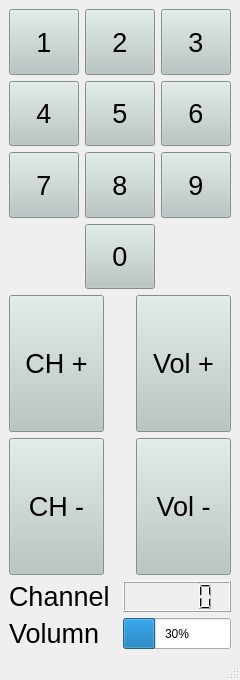
<?xml version="1.0" encoding="UTF-8"?>
<ui version="4.0">
 <class>MainWindow</class>
 <widget class="QMainWindow" name="MainWindow">
  <property name="geometry">
   <rect>
    <x>0</x>
    <y>0</y>
    <width>240</width>
    <height>680</height>
   </rect>
  </property>
  <property name="sizePolicy">
   <sizepolicy hsizetype="Fixed" vsizetype="Fixed">
    <horstretch>0</horstretch>
    <verstretch>0</verstretch>
   </sizepolicy>
  </property>
  <property name="minimumSize">
   <size>
    <width>240</width>
    <height>680</height>
   </size>
  </property>
  <property name="maximumSize">
   <size>
    <width>259</width>
    <height>680</height>
   </size>
  </property>
  <property name="windowTitle">
   <string>MainWindow</string>
  </property>
  <widget class="QWidget" name="centralwidget">
   <layout class="QGridLayout" name="gridLayout_2">
    <item row="0" column="0">
     <layout class="QVBoxLayout" name="verticalLayout">
      <item>
       <layout class="QGridLayout" name="gridLayout">
        <item row="2" column="1">
         <widget class="QPushButton" name="button8">
          <property name="sizePolicy">
           <sizepolicy hsizetype="Minimum" vsizetype="Expanding">
            <horstretch>0</horstretch>
            <verstretch>0</verstretch>
           </sizepolicy>
          </property>
          <property name="font">
           <font>
            <pointsize>20</pointsize>
           </font>
          </property>
          <property name="styleSheet">
           <string notr="true">background-color: rgb(184, 197, 194);</string>
          </property>
          <property name="text">
           <string>8</string>
          </property>
         </widget>
        </item>
        <item row="2" column="0">
         <widget class="QPushButton" name="button7">
          <property name="sizePolicy">
           <sizepolicy hsizetype="Minimum" vsizetype="Expanding">
            <horstretch>0</horstretch>
            <verstretch>0</verstretch>
           </sizepolicy>
          </property>
          <property name="font">
           <font>
            <pointsize>20</pointsize>
           </font>
          </property>
          <property name="styleSheet">
           <string notr="true">background-color: rgb(184, 197, 194);</string>
          </property>
          <property name="text">
           <string>7</string>
          </property>
         </widget>
        </item>
        <item row="3" column="1">
         <widget class="QPushButton" name="button10">
          <property name="sizePolicy">
           <sizepolicy hsizetype="Minimum" vsizetype="Expanding">
            <horstretch>0</horstretch>
            <verstretch>0</verstretch>
           </sizepolicy>
          </property>
          <property name="font">
           <font>
            <pointsize>20</pointsize>
           </font>
          </property>
          <property name="styleSheet">
           <string notr="true">background-color: rgb(184, 197, 194);</string>
          </property>
          <property name="text">
           <string>0</string>
          </property>
         </widget>
        </item>
        <item row="1" column="1">
         <widget class="QPushButton" name="button5">
          <property name="sizePolicy">
           <sizepolicy hsizetype="Minimum" vsizetype="Expanding">
            <horstretch>0</horstretch>
            <verstretch>0</verstretch>
           </sizepolicy>
          </property>
          <property name="font">
           <font>
            <pointsize>20</pointsize>
           </font>
          </property>
          <property name="styleSheet">
           <string notr="true">background-color: rgb(184, 197, 194);</string>
          </property>
          <property name="text">
           <string>5</string>
          </property>
         </widget>
        </item>
        <item row="0" column="0">
         <widget class="QPushButton" name="button1">
          <property name="sizePolicy">
           <sizepolicy hsizetype="Minimum" vsizetype="Expanding">
            <horstretch>0</horstretch>
            <verstretch>0</verstretch>
           </sizepolicy>
          </property>
          <property name="font">
           <font>
            <pointsize>20</pointsize>
           </font>
          </property>
          <property name="styleSheet">
           <string notr="true">background-color: rgb(184, 197, 194);</string>
          </property>
          <property name="text">
           <string>1</string>
          </property>
         </widget>
        </item>
        <item row="1" column="0">
         <widget class="QPushButton" name="button4">
          <property name="sizePolicy">
           <sizepolicy hsizetype="Minimum" vsizetype="Expanding">
            <horstretch>0</horstretch>
            <verstretch>0</verstretch>
           </sizepolicy>
          </property>
          <property name="font">
           <font>
            <pointsize>20</pointsize>
           </font>
          </property>
          <property name="styleSheet">
           <string notr="true">background-color: rgb(184, 197, 194);</string>
          </property>
          <property name="text">
           <string>4</string>
          </property>
         </widget>
        </item>
        <item row="0" column="2">
         <widget class="QPushButton" name="button3">
          <property name="sizePolicy">
           <sizepolicy hsizetype="Minimum" vsizetype="Expanding">
            <horstretch>0</horstretch>
            <verstretch>0</verstretch>
           </sizepolicy>
          </property>
          <property name="font">
           <font>
            <pointsize>20</pointsize>
           </font>
          </property>
          <property name="styleSheet">
           <string notr="true">background-color: rgb(184, 197, 194);</string>
          </property>
          <property name="text">
           <string>3</string>
          </property>
         </widget>
        </item>
        <item row="2" column="2">
         <widget class="QPushButton" name="button9">
          <property name="sizePolicy">
           <sizepolicy hsizetype="Minimum" vsizetype="Expanding">
            <horstretch>0</horstretch>
            <verstretch>0</verstretch>
           </sizepolicy>
          </property>
          <property name="font">
           <font>
            <pointsize>20</pointsize>
           </font>
          </property>
          <property name="styleSheet">
           <string notr="true">background-color: rgb(184, 197, 194);</string>
          </property>
          <property name="text">
           <string>9</string>
          </property>
         </widget>
        </item>
        <item row="1" column="2">
         <widget class="QPushButton" name="button6">
          <property name="sizePolicy">
           <sizepolicy hsizetype="Minimum" vsizetype="Expanding">
            <horstretch>0</horstretch>
            <verstretch>0</verstretch>
           </sizepolicy>
          </property>
          <property name="font">
           <font>
            <pointsize>20</pointsize>
           </font>
          </property>
          <property name="styleSheet">
           <string notr="true">background-color: rgb(184, 197, 194);</string>
          </property>
          <property name="text">
           <string>6</string>
          </property>
         </widget>
        </item>
        <item row="0" column="1">
         <widget class="QPushButton" name="button2">
          <property name="sizePolicy">
           <sizepolicy hsizetype="Minimum" vsizetype="Expanding">
            <horstretch>0</horstretch>
            <verstretch>0</verstretch>
           </sizepolicy>
          </property>
          <property name="font">
           <font>
            <pointsize>20</pointsize>
           </font>
          </property>
          <property name="styleSheet">
           <string notr="true">background-color: rgb(184, 197, 194);</string>
          </property>
          <property name="text">
           <string>2</string>
          </property>
         </widget>
        </item>
       </layout>
      </item>
      <item>
       <layout class="QGridLayout" name="gridLayout_3">
        <item row="0" column="2">
         <widget class="QPushButton" name="volumeUp">
          <property name="sizePolicy">
           <sizepolicy hsizetype="Expanding" vsizetype="Expanding">
            <horstretch>0</horstretch>
            <verstretch>0</verstretch>
           </sizepolicy>
          </property>
          <property name="font">
           <font>
            <pointsize>20</pointsize>
           </font>
          </property>
          <property name="styleSheet">
           <string notr="true">background-color: rgb(184, 197, 194);</string>
          </property>
          <property name="text">
           <string>Vol +</string>
          </property>
         </widget>
        </item>
        <item row="1" column="0">
         <widget class="QPushButton" name="channelDown">
          <property name="sizePolicy">
           <sizepolicy hsizetype="Expanding" vsizetype="Expanding">
            <horstretch>0</horstretch>
            <verstretch>0</verstretch>
           </sizepolicy>
          </property>
          <property name="font">
           <font>
            <pointsize>20</pointsize>
           </font>
          </property>
          <property name="styleSheet">
           <string notr="true">background-color: rgb(184, 197, 194);</string>
          </property>
          <property name="text">
           <string>CH -</string>
          </property>
         </widget>
        </item>
        <item row="1" column="2">
         <widget class="QPushButton" name="volumDown">
          <property name="sizePolicy">
           <sizepolicy hsizetype="Expanding" vsizetype="Expanding">
            <horstretch>0</horstretch>
            <verstretch>0</verstretch>
           </sizepolicy>
          </property>
          <property name="font">
           <font>
            <pointsize>20</pointsize>
           </font>
          </property>
          <property name="styleSheet">
           <string notr="true">background-color: rgb(184, 197, 194);</string>
          </property>
          <property name="text">
           <string>Vol -</string>
          </property>
         </widget>
        </item>
        <item row="0" column="0">
         <widget class="QPushButton" name="channelUp">
          <property name="sizePolicy">
           <sizepolicy hsizetype="Expanding" vsizetype="Expanding">
            <horstretch>0</horstretch>
            <verstretch>0</verstretch>
           </sizepolicy>
          </property>
          <property name="font">
           <font>
            <pointsize>20</pointsize>
           </font>
          </property>
          <property name="styleSheet">
           <string notr="true">background-color: rgb(184, 197, 194);</string>
          </property>
          <property name="text">
           <string>CH +</string>
          </property>
         </widget>
        </item>
        <item row="0" column="1">
         <widget class="Line" name="line">
          <property name="sizePolicy">
           <sizepolicy hsizetype="Fixed" vsizetype="Fixed">
            <horstretch>0</horstretch>
            <verstretch>0</verstretch>
           </sizepolicy>
          </property>
          <property name="minimumSize">
           <size>
            <width>20</width>
            <height>0</height>
           </size>
          </property>
          <property name="orientation">
           <enum>Qt::Vertical</enum>
          </property>
         </widget>
        </item>
       </layout>
      </item>
      <item>
       <layout class="QGridLayout" name="gridLayout_4">
        <item row="0" column="0">
         <widget class="QLabel" name="channelNowLabel">
          <property name="sizePolicy">
           <sizepolicy hsizetype="Expanding" vsizetype="Minimum">
            <horstretch>0</horstretch>
            <verstretch>0</verstretch>
           </sizepolicy>
          </property>
          <property name="font">
           <font>
            <pointsize>20</pointsize>
           </font>
          </property>
          <property name="text">
           <string>Channel</string>
          </property>
         </widget>
        </item>
        <item row="0" column="1">
         <widget class="QLCDNumber" name="channelLcd">
          <property name="sizePolicy">
           <sizepolicy hsizetype="Expanding" vsizetype="Minimum">
            <horstretch>0</horstretch>
            <verstretch>0</verstretch>
           </sizepolicy>
          </property>
         </widget>
        </item>
        <item row="1" column="0">
         <widget class="QLabel" name="volumeNowLabel">
          <property name="sizePolicy">
           <sizepolicy hsizetype="Expanding" vsizetype="Minimum">
            <horstretch>0</horstretch>
            <verstretch>0</verstretch>
           </sizepolicy>
          </property>
          <property name="font">
           <font>
            <pointsize>20</pointsize>
           </font>
          </property>
          <property name="text">
           <string>Volumn</string>
          </property>
         </widget>
        </item>
        <item row="1" column="1">
         <widget class="QProgressBar" name="volumeProgress">
          <property name="sizePolicy">
           <sizepolicy hsizetype="Expanding" vsizetype="Minimum">
            <horstretch>0</horstretch>
            <verstretch>0</verstretch>
           </sizepolicy>
          </property>
          <property name="value">
           <number>30</number>
          </property>
          <property name="alignment">
           <set>Qt::AlignRight|Qt::AlignTrailing|Qt::AlignVCenter</set>
          </property>
          <property name="textVisible">
           <bool>true</bool>
          </property>
          <property name="orientation">
           <enum>Qt::Horizontal</enum>
          </property>
          <property name="textDirection">
           <enum>QProgressBar::TopToBottom</enum>
          </property>
          <property name="format">
           <string>%p%</string>
          </property>
         </widget>
        </item>
       </layout>
      </item>
     </layout>
    </item>
   </layout>
  </widget>
  <widget class="QMenuBar" name="menubar">
   <property name="geometry">
    <rect>
     <x>0</x>
     <y>0</y>
     <width>240</width>
     <height>22</height>
    </rect>
   </property>
  </widget>
  <widget class="QStatusBar" name="statusbar"/>
 </widget>
 <resources/>
 <connections>
  <connection>
   <sender>button1</sender>
   <signal>clicked()</signal>
   <receiver>MainWindow</receiver>
   <slot>key1()</slot>
   <hints>
    <hint type="sourcelabel">
     <x>33</x>
     <y>58</y>
    </hint>
    <hint type="destinationlabel">
     <x>15</x>
     <y>249</y>
    </hint>
   </hints>
  </connection>
  <connection>
   <sender>button2</sender>
   <signal>clicked()</signal>
   <receiver>MainWindow</receiver>
   <slot>key2()</slot>
   <hints>
    <hint type="sourcelabel">
     <x>119</x>
     <y>58</y>
    </hint>
    <hint type="destinationlabel">
     <x>41</x>
     <y>235</y>
    </hint>
   </hints>
  </connection>
  <connection>
   <sender>button3</sender>
   <signal>clicked()</signal>
   <receiver>MainWindow</receiver>
   <slot>key3()</slot>
   <hints>
    <hint type="sourcelabel">
     <x>171</x>
     <y>68</y>
    </hint>
    <hint type="destinationlabel">
     <x>59</x>
     <y>240</y>
    </hint>
   </hints>
  </connection>
  <connection>
   <sender>button4</sender>
   <signal>clicked()</signal>
   <receiver>MainWindow</receiver>
   <slot>key4()</slot>
   <hints>
    <hint type="sourcelabel">
     <x>50</x>
     <y>141</y>
    </hint>
    <hint type="destinationlabel">
     <x>18</x>
     <y>276</y>
    </hint>
   </hints>
  </connection>
  <connection>
   <sender>button5</sender>
   <signal>clicked()</signal>
   <receiver>MainWindow</receiver>
   <slot>key5()</slot>
   <hints>
    <hint type="sourcelabel">
     <x>103</x>
     <y>123</y>
    </hint>
    <hint type="destinationlabel">
     <x>55</x>
     <y>287</y>
    </hint>
   </hints>
  </connection>
  <connection>
   <sender>button6</sender>
   <signal>clicked()</signal>
   <receiver>MainWindow</receiver>
   <slot>key6()</slot>
   <hints>
    <hint type="sourcelabel">
     <x>179</x>
     <y>132</y>
    </hint>
    <hint type="destinationlabel">
     <x>184</x>
     <y>231</y>
    </hint>
   </hints>
  </connection>
  <connection>
   <sender>button7</sender>
   <signal>clicked()</signal>
   <receiver>MainWindow</receiver>
   <slot>key7()</slot>
   <hints>
    <hint type="sourcelabel">
     <x>76</x>
     <y>191</y>
    </hint>
    <hint type="destinationlabel">
     <x>168</x>
     <y>257</y>
    </hint>
   </hints>
  </connection>
  <connection>
   <sender>button8</sender>
   <signal>clicked()</signal>
   <receiver>MainWindow</receiver>
   <slot>key8()</slot>
   <hints>
    <hint type="sourcelabel">
     <x>133</x>
     <y>199</y>
    </hint>
    <hint type="destinationlabel">
     <x>215</x>
     <y>244</y>
    </hint>
   </hints>
  </connection>
  <connection>
   <sender>button9</sender>
   <signal>clicked()</signal>
   <receiver>MainWindow</receiver>
   <slot>key9()</slot>
   <hints>
    <hint type="sourcelabel">
     <x>205</x>
     <y>188</y>
    </hint>
    <hint type="destinationlabel">
     <x>223</x>
     <y>277</y>
    </hint>
   </hints>
  </connection>
  <connection>
   <sender>button10</sender>
   <signal>clicked()</signal>
   <receiver>MainWindow</receiver>
   <slot>key0()</slot>
   <hints>
    <hint type="sourcelabel">
     <x>118</x>
     <y>285</y>
    </hint>
    <hint type="destinationlabel">
     <x>180</x>
     <y>287</y>
    </hint>
   </hints>
  </connection>
  <connection>
   <sender>channelUp</sender>
   <signal>clicked()</signal>
   <receiver>MainWindow</receiver>
   <slot>channelUp()</slot>
   <hints>
    <hint type="sourcelabel">
     <x>67</x>
     <y>339</y>
    </hint>
    <hint type="destinationlabel">
     <x>115</x>
     <y>341</y>
    </hint>
   </hints>
  </connection>
  <connection>
   <sender>channelDown</sender>
   <signal>clicked()</signal>
   <receiver>MainWindow</receiver>
   <slot>channelDown()</slot>
   <hints>
    <hint type="sourcelabel">
     <x>59</x>
     <y>462</y>
    </hint>
    <hint type="destinationlabel">
     <x>115</x>
     <y>448</y>
    </hint>
   </hints>
  </connection>
  <connection>
   <sender>volumeUp</sender>
   <signal>clicked()</signal>
   <receiver>MainWindow</receiver>
   <slot>volumeUp()</slot>
   <hints>
    <hint type="sourcelabel">
     <x>168</x>
     <y>389</y>
    </hint>
    <hint type="destinationlabel">
     <x>121</x>
     <y>393</y>
    </hint>
   </hints>
  </connection>
  <connection>
   <sender>volumDown</sender>
   <signal>clicked()</signal>
   <receiver>MainWindow</receiver>
   <slot>volumeDown()</slot>
   <hints>
    <hint type="sourcelabel">
     <x>158</x>
     <y>500</y>
    </hint>
    <hint type="destinationlabel">
     <x>121</x>
     <y>518</y>
    </hint>
   </hints>
  </connection>
 </connections>
 <slots>
  <slot>key0()</slot>
  <slot>key1()</slot>
  <slot>key2()</slot>
  <slot>key3()</slot>
  <slot>key4()</slot>
  <slot>key5()</slot>
  <slot>key6()</slot>
  <slot>key7()</slot>
  <slot>key8()</slot>
  <slot>key9()</slot>
  <slot>channelUp()</slot>
  <slot>channelDown()</slot>
  <slot>volumeUp()</slot>
  <slot>volumeDown()</slot>
 </slots>
</ui>
